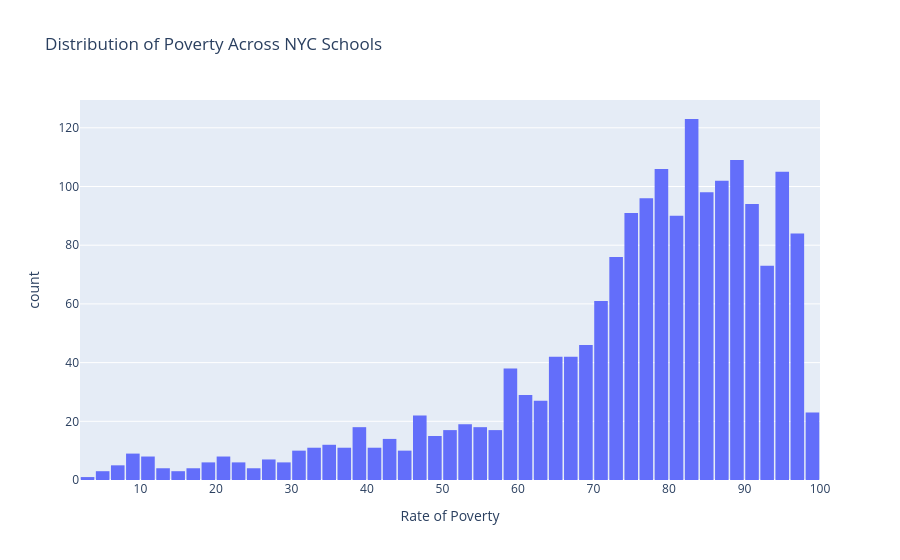

The cell this chart's notebook holds for it:
### Markdown cell above
#### Task 2d: Students in Poverty
**1.** Create a histogram to view the distribution of the percentage of students whose families fall below the poverty line in NYC public high schools.

### Code cell
# Plot the distribution of the % of students whose families are below the poverty line in schools
fig = px.histogram(
    df,
    x='percent_poverty',
    title='Distribution of Poverty Across NYC Schools',
    labels={'percent_poverty': 'Rate of Poverty'}
)
fig.update_layout(bargap=0.1)
fig.show()

### Figure 1 — Plotly figure (JSON) as saved in the notebook; plotly's stock layout.template omitted (floating-point values rounded to 4 significant figures; data arrays with more than 128 entries replaced by an {"elided": "..."} marker saying what was removed)
{"data": [{"alignmentgroup": "True", "bingroup": "x", "hovertemplate": "Rate of Poverty=%{x}<br>count=%{y}<extra></extra>", "legendgroup": "", "marker": {"color": "#636efa", "pattern": {"shape": ""}}, "name": "", "offsetgroup": "", "orientation": "v", "showlegend": false, "type": "histogram", "x": {"elided": "1834 float values"}, "xaxis": "x", "yaxis": "y"}], "layout": {"autosize": true, "bargap": 0.1, "barmode": "relative", "legend": {"tracegroupgap": 0}, "title": {"text": "Distribution of Poverty Across NYC Schools"}, "xaxis": {"anchor": "y", "autorange": true, "domain": [0, 1], "range": [2, 100], "title": {"text": "Rate of Poverty"}, "type": "linear"}, "yaxis": {"anchor": "x", "autorange": true, "domain": [0, 1], "range": [0, 129.5], "title": {"text": "count"}}}}
